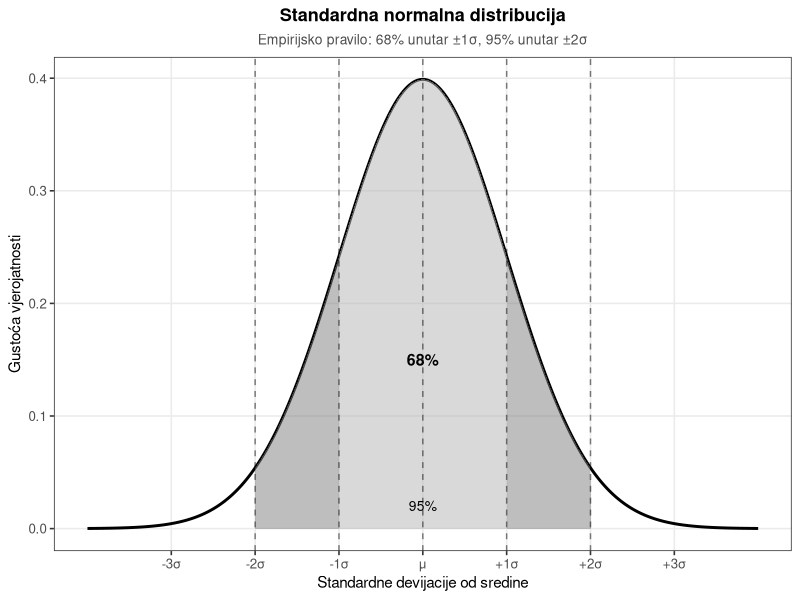
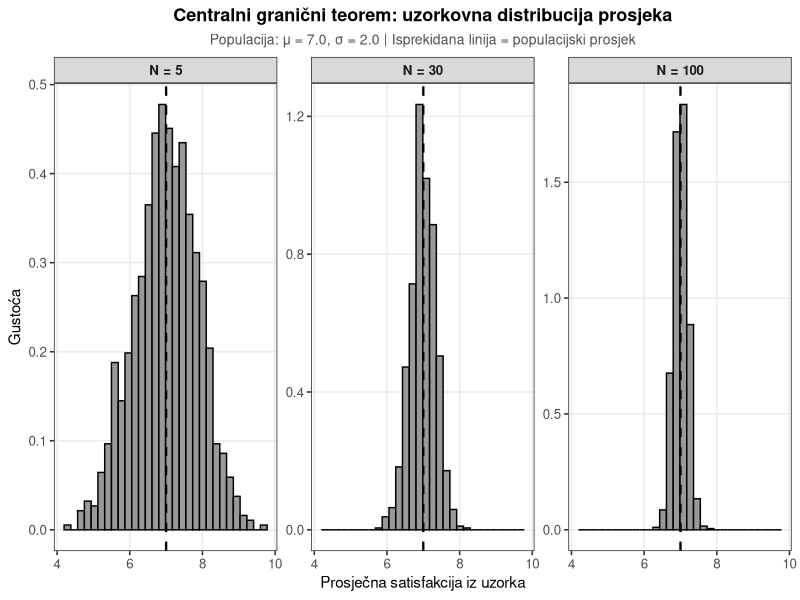
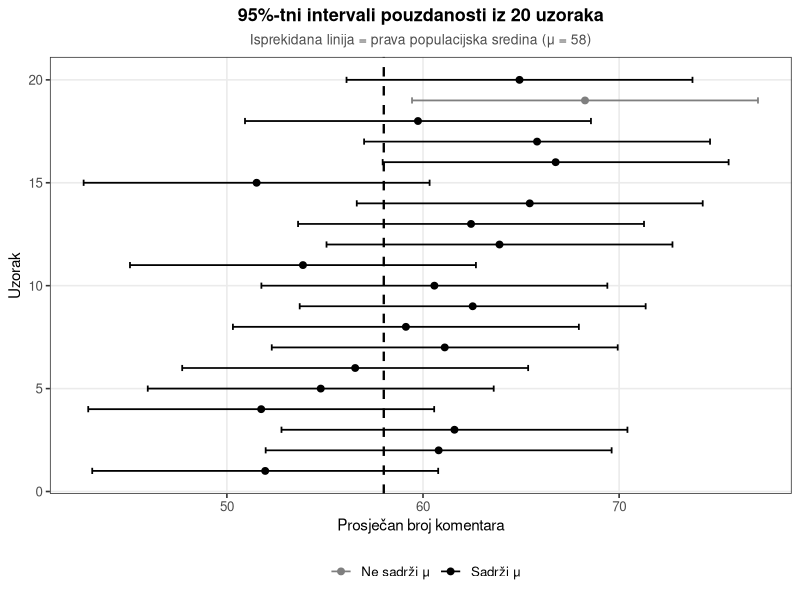
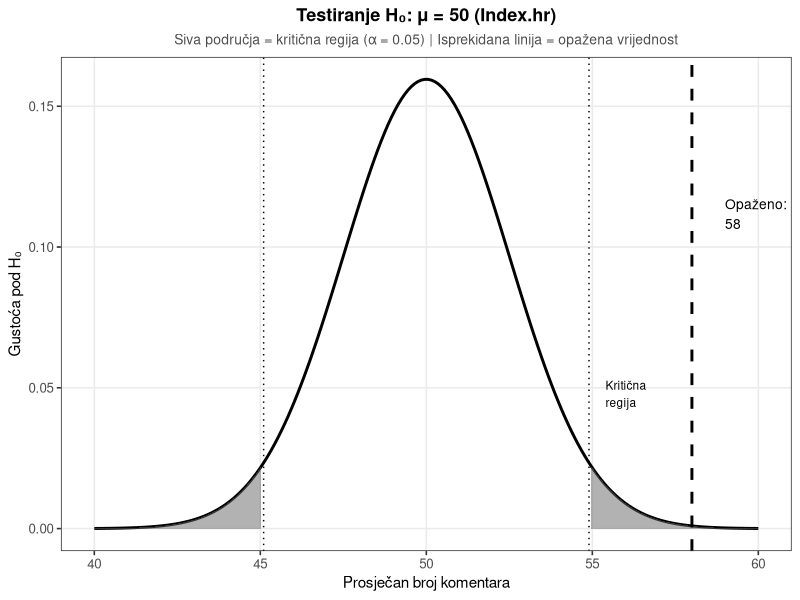
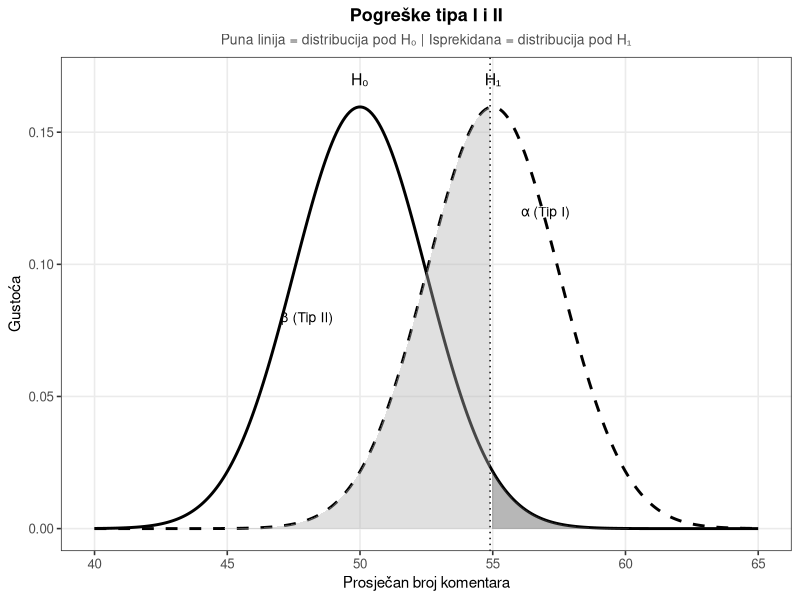
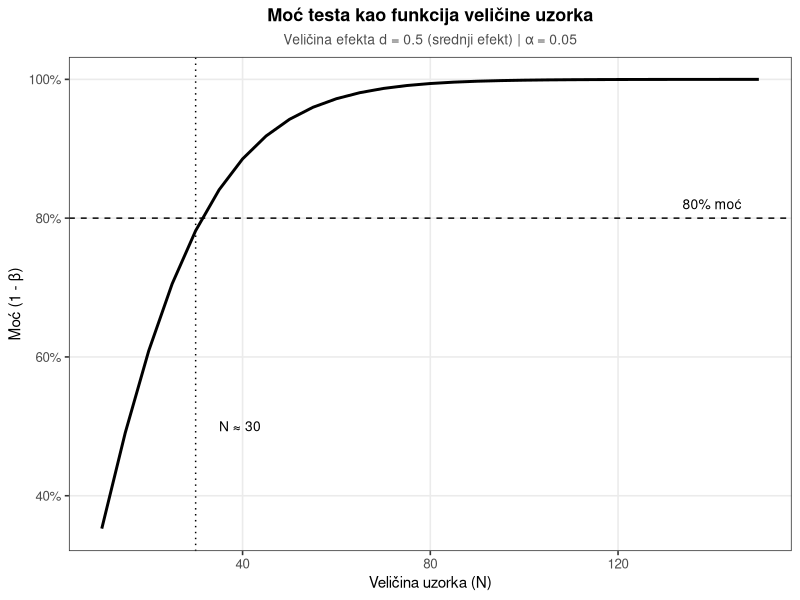

Write R code to recreate these figures, in order.
## ---- chunk 1
#| label: setup
#| include: false

library(ggplot2)
library(dplyr)

theme_bw_custom <- theme_bw(base_size = 12) +
  theme(
    panel.grid.minor = element_blank(),
    plot.title = element_text(hjust = 0.5, face = "bold", size = 13),
    plot.subtitle = element_text(hjust = 0.5, size = 10, color = "gray30"),
    axis.title = element_text(size = 11),
    legend.position = "bottom"
  )

theme_set(theme_bw_custom)

set.seed(42)
## ---- chunk 2
#| label: fig-normal-distribution
#| fig-cap: "Normalna distribucija s označenim empirijskim pravilom"

x <- seq(-4, 4, by = 0.01)
y <- dnorm(x, mean = 0, sd = 1)

df_norm <- data.frame(x = x, y = y)

ggplot(df_norm, aes(x = x, y = y)) +
  geom_line(linewidth = 1) +
  geom_area(data = subset(df_norm, x >= -1 & x <= 1), 
            aes(x = x, y = y), fill = "gray70", alpha = 0.5) +
  geom_area(data = subset(df_norm, x >= -2 & x <= -1), 
            aes(x = x, y = y), fill = "gray50", alpha = 0.5) +
  geom_area(data = subset(df_norm, x >= 1 & x <= 2), 
            aes(x = x, y = y), fill = "gray50", alpha = 0.5) +
  geom_vline(xintercept = c(-2, -1, 0, 1, 2), linetype = "dashed", alpha = 0.5) +
  annotate("text", x = 0, y = 0.15, label = "68%", size = 4, fontface = "bold") +
  annotate("text", x = 0, y = 0.02, label = "95%", size = 3.5) +
  scale_x_continuous(breaks = -3:3, 
                     labels = c("-3σ", "-2σ", "-1σ", "μ", "+1σ", "+2σ", "+3σ")) +
  labs(
    title = "Standardna normalna distribucija",
    subtitle = "Empirijsko pravilo: 68% unutar ±1σ, 95% unutar ±2σ",
    x = "Standardne devijacije od sredine",
    y = "Gustoća vjerojatnosti"
  )
## ---- chunk 3
#| label: fig-clt-demonstration
#| fig-cap: "Demonstracija centralnog graničnog teorema"

set.seed(123)

# Simulacija uzorkovanja
n_samples <- 1000
sample_sizes <- c(5, 30, 100)
pop_mean <- 7.0
pop_sd <- 2.0

results <- data.frame()

for (n in sample_sizes) {
  means <- replicate(n_samples, mean(rnorm(n, pop_mean, pop_sd)))
  results <- rbind(results, data.frame(
    mean = means,
    n = paste("N =", n)
  ))
}

results$n <- factor(results$n, levels = c("N = 5", "N = 30", "N = 100"))

ggplot(results, aes(x = mean)) +
  geom_histogram(aes(y = after_stat(density)), bins = 30, 
                 fill = "gray60", color = "black") +
  geom_vline(xintercept = pop_mean, linetype = "dashed", linewidth = 0.8) +
  facet_wrap(~n, scales = "free_y") +
  labs(
    title = "Centralni granični teorem: uzorkovna distribucija prosjeka",
    subtitle = "Populacija: μ = 7.0, σ = 2.0 | Isprekidana linija = populacijski prosjek",
    x = "Prosječna satisfakcija iz uzorka",
    y = "Gustoća"
  ) +
  theme(strip.text = element_text(face = "bold"))
## ---- chunk 4
#| label: fig-confidence-interval
#| fig-cap: "Ilustracija 95%-tnog intervala pouzdanosti"

set.seed(456)

# Simulacija 20 uzoraka
n_sim <- 20
true_mean <- 58
se <- 4.5

sample_means <- rnorm(n_sim, true_mean, se)
lower <- sample_means - 1.96 * se
upper <- sample_means + 1.96 * se
contains_true <- (lower <= true_mean) & (upper >= true_mean)

df_ci <- data.frame(
  sample = 1:n_sim,
  mean = sample_means,
  lower = lower,
  upper = upper,
  contains = contains_true
)

ggplot(df_ci, aes(x = sample, y = mean)) +
  geom_hline(yintercept = true_mean, linetype = "dashed", linewidth = 0.8) +
  geom_errorbar(aes(ymin = lower, ymax = upper, 
                    color = contains), width = 0.3, linewidth = 0.6) +
  geom_point(aes(color = contains), size = 2) +
  scale_color_manual(values = c("TRUE" = "black", "FALSE" = "gray50"),
                     labels = c("TRUE" = "Sadrži μ", "FALSE" = "Ne sadrži μ")) +
  coord_flip() +
  labs(
    title = "95%-tni intervali pouzdanosti iz 20 uzoraka",
    subtitle = "Isprekidana linija = prava populacijska sredina (μ = 58)",
    x = "Uzorak",
    y = "Prosječan broj komentara",
    color = ""
  )
## ---- chunk 5
#| label: fig-hypothesis-test
#| fig-cap: "Testiranje hipoteze o prosječnom broju komentara"

mu0 <- 50
se <- 2.5
x_obs <- 58

x <- seq(mu0 - 4*se, mu0 + 4*se, length = 200)
y <- dnorm(x, mean = mu0, sd = se)

df_test <- data.frame(x = x, y = y)

crit_lower <- mu0 - 1.96 * se
crit_upper <- mu0 + 1.96 * se

ggplot(df_test, aes(x = x, y = y)) +
  geom_line(linewidth = 1) +
  geom_area(data = subset(df_test, x <= crit_lower), 
            fill = "gray40", alpha = 0.5) +
  geom_area(data = subset(df_test, x >= crit_upper), 
            fill = "gray40", alpha = 0.5) +
  geom_vline(xintercept = x_obs, linetype = "dashed", linewidth = 1) +
  geom_vline(xintercept = c(crit_lower, crit_upper), linetype = "dotted") +
  annotate("text", x = x_obs + 1, y = max(y) * 0.7, 
           label = "Opaženo:\n58", hjust = 0, size = 3.5) +
  annotate("text", x = crit_upper + 0.5, y = max(y) * 0.3, 
           label = "Kritična\nregija", hjust = 0, size = 3) +
  labs(
    title = "Testiranje H₀: μ = 50 (Index.hr)",
    subtitle = "Siva područja = kritična regija (α = 0.05) | Isprekidana linija = opažena vrijednost",
    x = "Prosječan broj komentara",
    y = "Gustoća pod H₀"
  )
## ---- chunk 6
#| label: fig-type-errors
#| fig-cap: "Ilustracija pogrešaka tipa I i II"

mu0 <- 50
mu1 <- 55
se <- 2.5
alpha <- 0.05

crit_upper <- mu0 + qnorm(1 - alpha/2) * se

x <- seq(40, 65, length = 300)
y_h0 <- dnorm(x, mean = mu0, sd = se)
y_h1 <- dnorm(x, mean = mu1, sd = se)

df_errors <- data.frame(
  x = rep(x, 2),
  y = c(y_h0, y_h1),
  distribution = rep(c("H₀ (μ = 50)", "H₁ (μ = 55)"), each = length(x))
)

ggplot() +
  geom_line(data = data.frame(x = x, y = y_h0), 
            aes(x = x, y = y), linewidth = 1) +
  geom_line(data = data.frame(x = x, y = y_h1), 
            aes(x = x, y = y), linewidth = 1, linetype = "dashed") +
  geom_area(data = data.frame(x = x[x >= crit_upper], y = y_h0[x >= crit_upper]),
            aes(x = x, y = y), fill = "gray30", alpha = 0.4) +
  geom_area(data = data.frame(x = x[x < crit_upper], y = y_h1[x < crit_upper]),
            aes(x = x, y = y), fill = "gray70", alpha = 0.4) +
  geom_vline(xintercept = crit_upper, linetype = "dotted") +
  annotate("text", x = 57, y = 0.12, label = "α (Tip I)", size = 3.5) +
  annotate("text", x = 48, y = 0.08, label = "β (Tip II)", size = 3.5) +
  annotate("text", x = 50, y = 0.17, label = "H₀", size = 4) +
  annotate("text", x = 55, y = 0.17, label = "H₁", size = 4) +
  labs(
    title = "Pogreške tipa I i II",
    subtitle = "Puna linija = distribucija pod H₀ | Isprekidana = distribucija pod H₁",
    x = "Prosječan broj komentara",
    y = "Gustoća"
  )
## ---- chunk 7
#| label: fig-power-analysis
#| fig-cap: "Moć testa kao funkcija veličine uzorka"

effect_size <- 0.5
alpha <- 0.05

n_values <- seq(10, 150, by = 5)

power_values <- sapply(n_values, function(n) {
  se <- 1 / sqrt(n)
  crit <- qnorm(1 - alpha/2)
  z_effect <- effect_size / se
  1 - pnorm(crit - z_effect) + pnorm(-crit - z_effect)
})

df_power <- data.frame(n = n_values, power = power_values)

n_80 <- n_values[which.min(abs(power_values - 0.80))]

ggplot(df_power, aes(x = n, y = power)) +
  geom_line(linewidth = 1) +
  geom_hline(yintercept = 0.80, linetype = "dashed") +
  geom_vline(xintercept = n_80, linetype = "dotted") +
  annotate("text", x = n_80 + 5, y = 0.5, 
           label = paste("N ≈", n_80), hjust = 0, size = 3.5) +
  annotate("text", x = 140, y = 0.82, label = "80% moć", size = 3.5) +
  scale_y_continuous(labels = scales::percent) +
  labs(
    title = "Moć testa kao funkcija veličine uzorka",
    subtitle = "Veličina efekta d = 0.5 (srednji efekt) | α = 0.05",
    x = "Veličina uzorka (N)",
    y = "Moć (1 - β)"
  )
